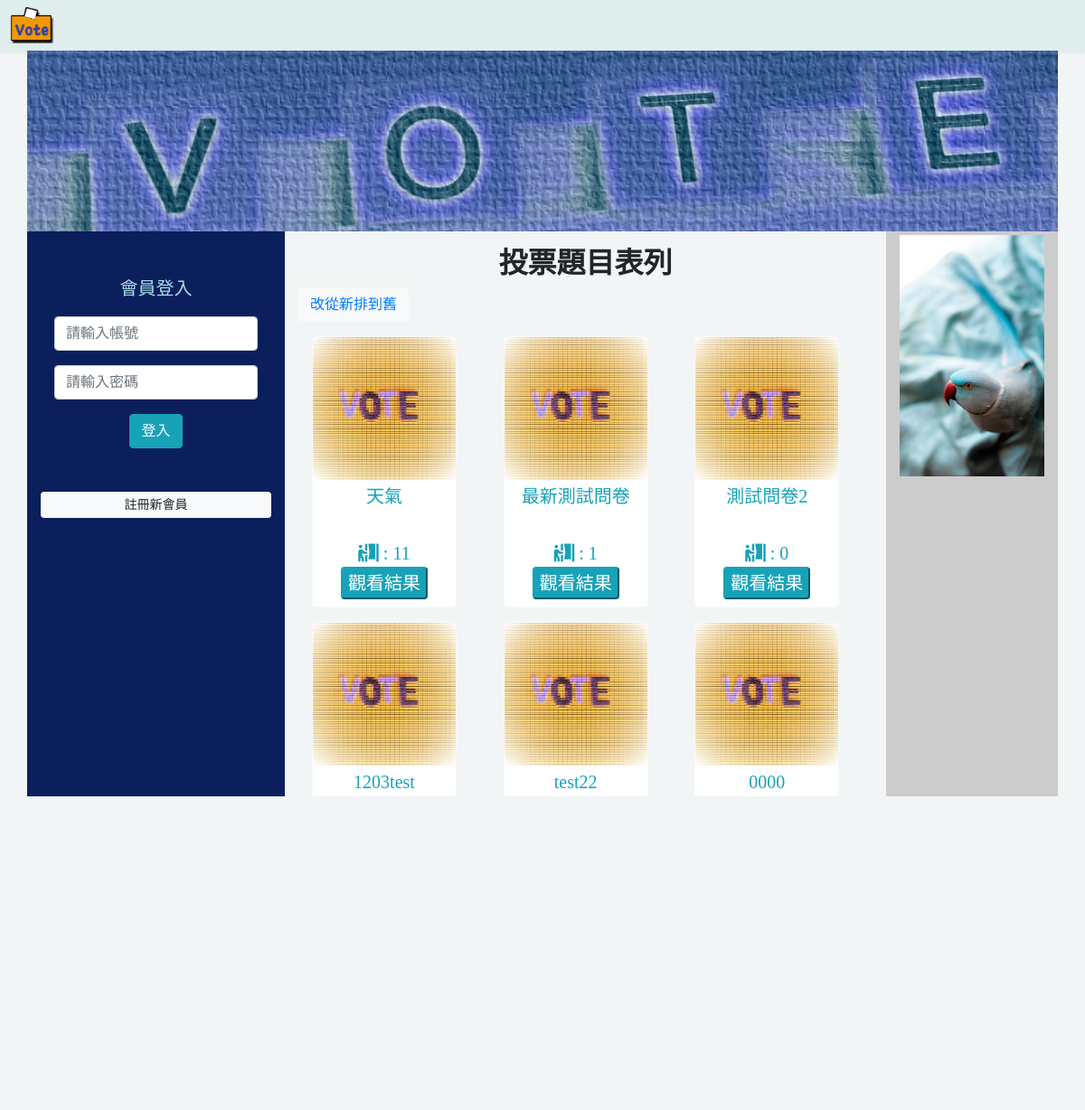
Before: /?do=show_vote_list&id=1 (upper part) with the older database file.
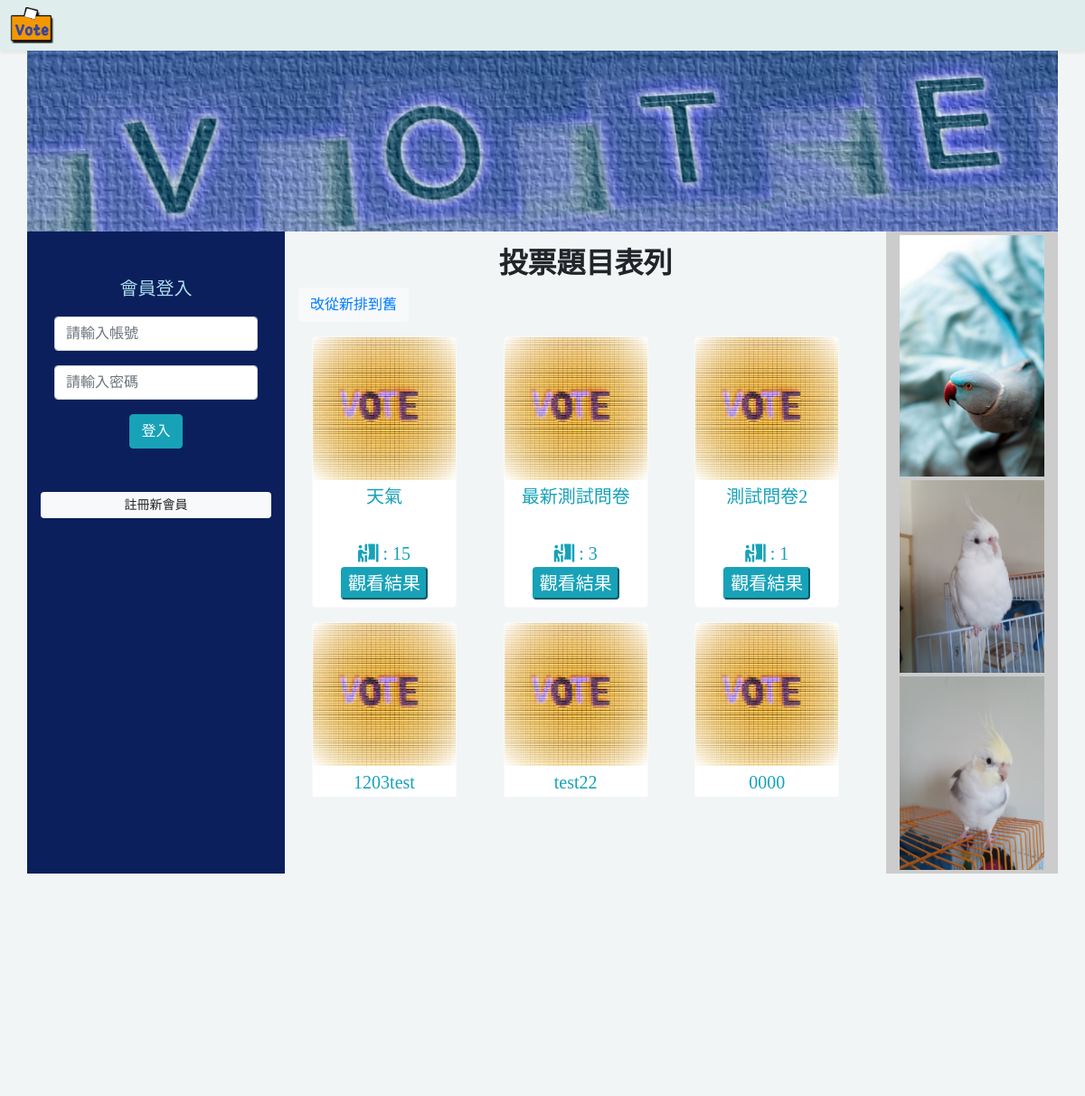
After: the same page with the newer database file.
### tables this page shows
CREATE TABLE `topics` (
  `id` int(11) UNSIGNED NOT NULL,
  `topic` varchar(128) NOT NULL COMMENT '主題',
  `sh` tinyint(1) NOT NULL DEFAULT 1 COMMENT '顯現'
);

CREATE TABLE `ad` (
  `id` int(11) UNSIGNED NOT NULL,
  `name` varchar(64) NOT NULL COMMENT '檔名',
  `sh` tinyint(1) UNSIGNED NOT NULL COMMENT '上架',
  `intro` varchar(64) DEFAULT NULL COMMENT '備註'
);

### api/db.php (called while the page is built, shortened)
<?php
$dsn="mysql:host=localhost;charset=utf8;dbname=vote";
$pdo=new PDO($dsn,'root','');
 function rows($table,$array){
    global $pdo;
    $sql="SELECT count(*) FROM `$table` WHERE ";
        foreach($array as $key=>$value){
            $tmp[]="`$key`='$value'";
        }
        $sql=$sql. implode(" AND ",$tmp);
    return $pdo->query($sql)->fetchColumn();
}
function all($table,...$arg){
global $pdo;
$sql="SELECT * FROM `$table` ";
if(isset($arg[0])){
    if(is_array($arg[0])){
        foreach($arg[0] as $key=>$value){
            $tmp[]="`$key`='$value'";
        }
        $sql=$sql."where " . implode(" AND ",$tmp);
    }else{
        $sql=$sql.$arg[0];
    }
}
$rows=$pdo->query($sql)->fetchAll(PDO::FETCH_ASSOC);
return $rows;
}
function q($sql){
    global $pdo;
    return $pdo->query($sql)->fetchAll(PDO::FETCH_ASSOC);
}
?>

### frontend/show_vote_list.php (the view)
<h2 class="text-center mt-3 font-weight-bold" id="title">投票題目表列</h2>
<?php
$subjects=all('topics',['sh'=>1]);
if(isset($_GET['id'])){
    if($_GET['id']==1){
        $array=$subjects;
        echo "<button class='btn btn-light'><a href='?do=show_vote_list'>改從新排到舊</a></button>";
    }
    }else{
    $array=array_reverse($subjects);
    echo "<button class='btn btn-light'><a href='?do=show_vote_list&id=1'>改從舊排到新</a></button>";
}
echo "<div class='container text-center' style='font-size:20px'>";
echo "<div class='row'>";
foreach ( $array as $key => $value) {
    if(rows('options',['topic_id'=>$value['id']]) > 0){
    echo "<div class='col col-sm-4 col-12 mt-3 '>";
    echo "<div class='card border-light text-info' style='width: 10rem;height:300px'>";
    echo "<img class='card-img-top' src='./img/vote.jpg' alt='Card image cap' >";
    if(isset($_SESSION['user'])){
        echo "<div style='height:60px' class='text-center my-auto'><a  href='index.php?do=vote&id={$value['id']}'>";
        echo $value['topic'];
        echo "</a></div>";
    }else{
        echo "<div style='height:60px' class='text-center my-auto'>".$value['topic']."</div>";
    }
    $count=q("select sum(`count`) as 'total' from `options` where `topic_id`='{$value['id']}'");
    echo "<p class='card-text mb-0'>";
    echo "<span >";
    echo "<i class='fas fa-person-booth'></i> : ". $count[0]['total'] ;
    echo "</span></p>";
    echo "<a href='?do=vote_result&id={$value['id']}' class=' text-center p-0'>";
    echo "<button class='btn-info rounded mb-2'>觀看結果</button>";
    echo "</a>";
    echo "</div>";
}
echo "</div>";
}
echo "</div>";
echo "<br><br><a href='#title' class='text-center'>TOP</a> ";
echo "</div>";
?>

### frontend/adImg.php
<?php
$images=all('ad',['sh'=>1]);
foreach($images as $key => $image){
    if($key==0){
        echo "<div class='rounded my-1'>";
    }else{
        echo "<div class='rounded my-1'>";
    }
    echo "<img src='./img/{$image['name']}' alt='{$image['intro']}' class='d-block w-100'></div>";
}
?>

Changed rows visible on the page:
computed for topics "天氣": total "11" → "15"
computed for topics "最新測試問卷": total "1" → "3"
computed for topics "測試問卷2": total "0" → "1"
added ad: name (picture)
added ad: name (picture)
